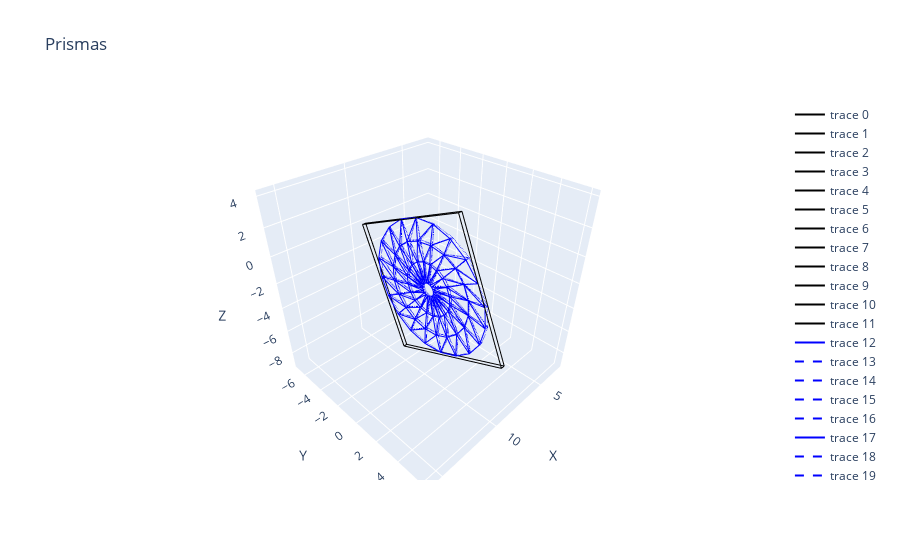

Here is the notebook cell this chart was saved with:
### Code cell
fig = go.Figure()
f.build_box(fig)
plot_prismas(prismas, fig, isdegenerate)
update_plot(fig, 'Prismas')
fig.show()
